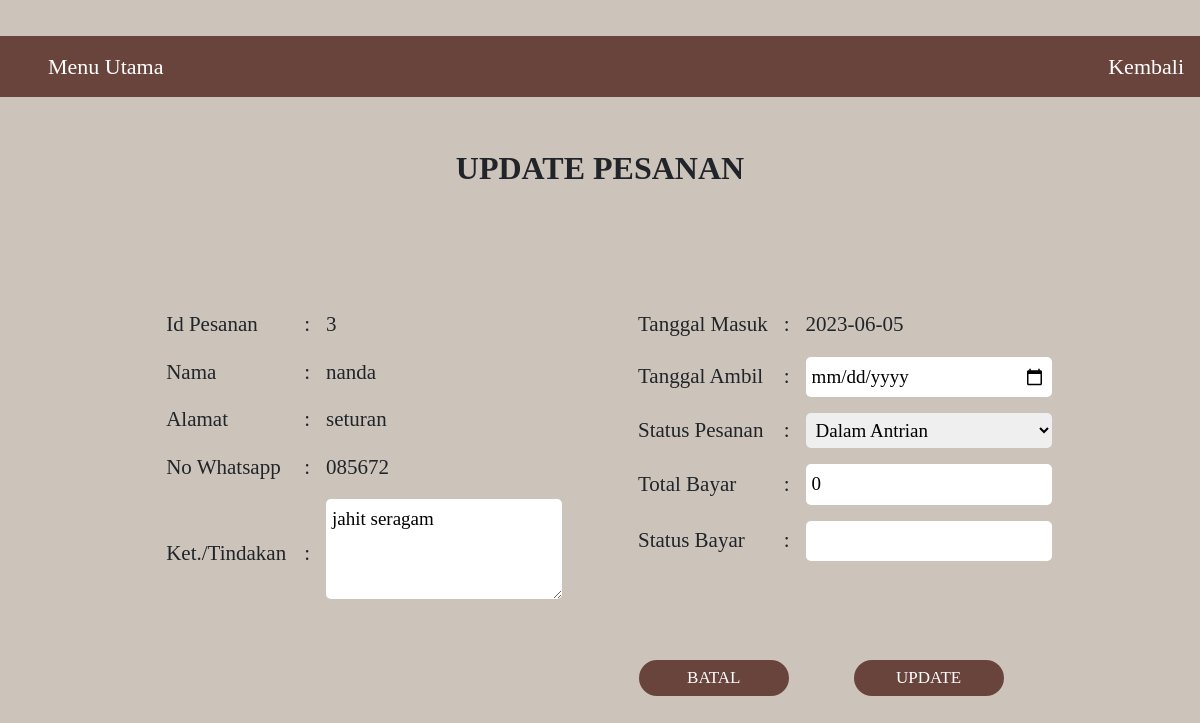
Screenshot of /ragiladmin/updatepesanan.php?id=3 (signed in) with the database file from the repository.
### tables this page shows
CREATE TABLE `pesanan` (
  `id_pesanan` int(11) NOT NULL,
  `ket_tindakan` varchar(100) NOT NULL,
  `tgl_masuk` date NOT NULL,
  `tgl_ambil` date DEFAULT NULL,
  `status_pesanan` varchar(50) NOT NULL,
  `total_bayar` int(50) DEFAULT NULL,
  `status_bayar` varchar(20) DEFAULT NULL,
  `id_pelanggan` int(11) NOT NULL,
  `id_penjahit` int(11) NOT NULL
);

CREATE TABLE `pelanggan` (
  `id_pelanggan` int(11) NOT NULL,
  `nama_pelanggan` varchar(20) NOT NULL,
  `alamat` varchar(30) NOT NULL,
  `no_whatsapp` varchar(12) NOT NULL
);

### ragiladmin/updatepesanan.php (the view, shortened to what this page needs)
<!DOCTYPE html>
<html>
<head>
	<link href="https://cdn.jsdelivr.net/npm/bootstrap@5.2.1/dist/css/bootstrap.min.css" rel="stylesheet">
</head>
<body>
    <?php
        include('koneksi.php');
        $id = $_GET['id'];
        $sql    = "SELECT * FROM pesanan WHERE id_pesanan='$id'";
        $query  = mysqli_query($connect, $sql);
        while ($data = mysqli_fetch_array($query)) {
        ?>
	<br>
	<ul>
  		<li><a href="menu.php">Menu Utama</a></li>
  		<li style="float: right"><a href="detailpesanan.php?id=<?= $data['id_pesanan']; ?>">Kembali</a></li>
    <?php } ?>
	</ul>
	<center>
    	<br>
    	<h2 style="font-weight: bold">UPDATE PESANAN</h2>
    	<br>
    </center>
    <form method="POST" action="updateproses.php">
	<div class="row">
        <div class="column">
            <table class="column1">
            <?php
            include('koneksi.php');
            $id = $_GET['id'];
            $sql    = "SELECT * FROM pesanan INNER JOIN pelanggan ON pesanan.id_pelanggan = pelanggan.id_pelanggan WHERE pesanan.id_pesanan = $id";
            $query  = mysqli_query($connect, $sql);
            while ($data = mysqli_fetch_array($query)) {
            ?>
            <tr>
                <td>Id Pesanan</td>
                <td>:</td>
                <td><?= $data['id_pesanan']; ?></td>
            <tr>
                <td>Nama</td>
                <td>:</td>
                <td><?= $data['nama_pelanggan']; ?></td>
            </tr>
            <tr>
                <td>Alamat</td>
                <td>:</td>
                <td><?= $data['alamat']; ?></td>
            </tr>
            <tr>
                <td>No Whatsapp</td>
                <td>:</td>
                <td><?= $data['no_whatsapp']; ?></td>
            </tr>
            <tr>
                <td style="padding-right: 10px">Ket./Tindakan</td>
                <td>:</td>
                <td><textarea name="ket_tindakan"><?= $data['ket_tindakan']; ?></textarea></td>
            </tr>
            </table>
        </div>
        <div class="column">
            <table class="column2">
            <tr>
                <td>Tanggal Masuk</td>
                <td>:</td>
                <td><?= $data['tgl_masuk']; ?></td>
            </tr>
            <tr>
                <td>Tanggal Ambil</td>
                <td>:</td>
                <td><input type="date" name="tgl_ambil"value="<?= $data['tgl_ambil']; ?>"></td>
            <tr>
                <td style="padding-right: 10px">Status Pesanan</td>
                <td>:</td>
                <td><select name="status_pesanan" value="<?= $data['status_pesanan']; ?>">>
                        <option value="Dalam Antrian">Dalam Antrian</option>
                    </select></td>
            </tr>
            <tr>
                <td>Total Bayar</td>
                <td>:</td>
                <td><input type="text" name="total_bayar" value="<?= $data['total_bayar']; ?>"></td>
            </tr>
            <tr>
                <td>Status Bayar</td>
                <td>:</td>
                <td><input type="text" name="status_bayar" value="<?= $data['status_bayar']; ?>"></td>
            </tr>
            <tr><td></td></tr><tr><td></td></tr>
            <tr><td></td></tr><tr><td></td></tr>
            <tr><td></td></tr>
            <tr>
            	<td colspan="2" style="text-align: center;"><input type="reset" value="BATAL" class="button"></td>
                <td style="text-align: center;"><input type="submit" value="UPDATE" class="button"></td>
            </tr>
            </table>
        </div>
    </div>
    <?php } ?>
    </form>
</body>
</html>

### ragiladmin/updatepesanan.php (style rules this page uses)
body { font-family: perpetua; background-color: #ccc3ba; width: 100%; margin: auto; text-align: center; font-size: 24px; }
ul { overflow: hidden; background-color: #69443c; color: white; }
li { float: left; display: block; padding: 14px 16px; }
li a { font-size: 22px; display: block; color: white; text-decoration: none; }
.column { width: 50%; padding: 30px; font-size: 20px; }
.column1 { float: right; }
.column2 { float: left; }
table { font-size: 21px; border-collapse : static; margin-top : 40px; }
td { text-align: left; padding: 8px; }
.button { width: 150px; padding: 5px 0; text-align: center; border: none; cursor: pointer; border-radius: 25px; margin: 3px 0px; color: white; font-family: perpetua; font-size: 17px; background-color: #69443c; }
textarea { border-radius : 5px; margin: 0px; padding: 6px; border : none; font-size: 19px; width: 100%; height: 100px; }
input { border-radius: 5px; margin: 0px; padding: 6px; border : none; font-size: 19px; width: 100%; }
select { margin: 0px; padding: 6px; border-radius: 5px; resize: vertical; border : none; font-size: 19px; width: 100%; }

### rows the page displays
pesanan: id_pesanan "3", id_pelanggan.nama_pelanggan "nanda", id_pelanggan.alamat "seturan", id_pelanggan.no_whatsapp "085672", ket_tindakan "jahit seragam", tgl_masuk "2023-06-05", status_pesanan "Dalam Antrian", total_bayar "0"
